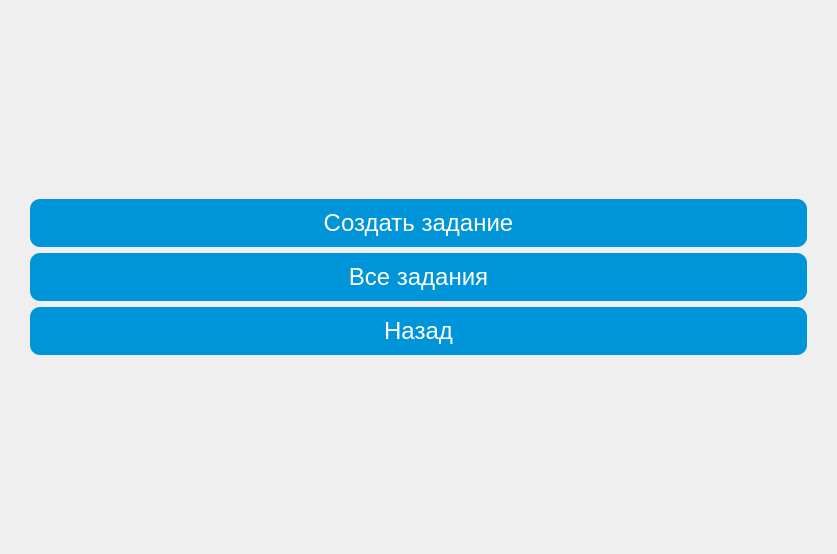
<?xml version="1.0" encoding="UTF-8"?>
<ui version="4.0">
 <class>TaskWindow</class>
 <widget class="QMainWindow" name="TaskWindow">
  <property name="geometry">
   <rect>
    <x>0</x>
    <y>0</y>
    <width>837</width>
    <height>554</height>
   </rect>
  </property>
  <property name="windowTitle">
   <string>MainWindow</string>
  </property>
  <property name="styleSheet">
   <string notr="true">background-image: url('../../../../../../png/clouds.jpg');
background-repeat: no-repeat;
background-position: center;
background-size: cover;</string>
  </property>
  <widget class="QWidget" name="centralwidget">
   <layout class="QVBoxLayout" name="verticalLayout">
    <property name="leftMargin">
     <number>30</number>
    </property>
    <property name="rightMargin">
     <number>30</number>
    </property>
    <item>
     <spacer name="verticalSpacer">
      <property name="orientation">
       <enum>Qt::Vertical</enum>
      </property>
      <property name="sizeHint" stdset="0">
       <size>
        <width>20</width>
        <height>40</height>
       </size>
      </property>
     </spacer>
    </item>
    <item>
     <widget class="QPushButton" name="make_task_button">
      <property name="font">
       <font>
        <family>Arial</family>
        <pointsize>18</pointsize>
       </font>
      </property>
      <property name="styleSheet">
       <string notr="true">QPushButton {
    background: rgb(0, 148, 216);
    color: white;
    border: none;
    border-radius: 10px;
    padding: 10px 20px;
}
QPushButton:hover {
    background: rgb(0, 120, 190); /* Цвет при наведении */
}
QPushButton:pressed {
    background: rgb(0, 100, 160); /* Цвет при нажатии */
}</string>
      </property>
      <property name="text">
       <string>Создать задание</string>
      </property>
     </widget>
    </item>
    <item>
     <widget class="QPushButton" name="all_tasks_button">
      <property name="font">
       <font>
        <family>Arial</family>
        <pointsize>18</pointsize>
       </font>
      </property>
      <property name="styleSheet">
       <string notr="true">QPushButton {
    background: rgb(0, 148, 216);
    color: white;
    border: none;
    border-radius: 10px;
    padding: 10px 20px;
}
QPushButton:hover {
    background: rgb(0, 120, 190); /* Цвет при наведении */
}
QPushButton:pressed {
    background: rgb(0, 100, 160); /* Цвет при нажатии */
}</string>
      </property>
      <property name="text">
       <string>Все задания</string>
      </property>
     </widget>
    </item>
    <item>
     <widget class="QPushButton" name="back_button">
      <property name="font">
       <font>
        <family>Arial</family>
        <pointsize>18</pointsize>
       </font>
      </property>
      <property name="styleSheet">
       <string notr="true">QPushButton {
    background: rgb(0, 148, 216);
    color: white;
    border: none;
    border-radius: 10px;
    padding: 10px 20px;
}
QPushButton:hover {
    background: rgb(0, 120, 190); /* Цвет при наведении */
}
QPushButton:pressed {
    background: rgb(0, 100, 160); /* Цвет при нажатии */
}</string>
      </property>
      <property name="text">
       <string>Назад</string>
      </property>
     </widget>
    </item>
    <item>
     <spacer name="verticalSpacer_2">
      <property name="orientation">
       <enum>Qt::Vertical</enum>
      </property>
      <property name="sizeHint" stdset="0">
       <size>
        <width>20</width>
        <height>40</height>
       </size>
      </property>
     </spacer>
    </item>
   </layout>
  </widget>
 </widget>
 <resources/>
 <connections/>
</ui>
